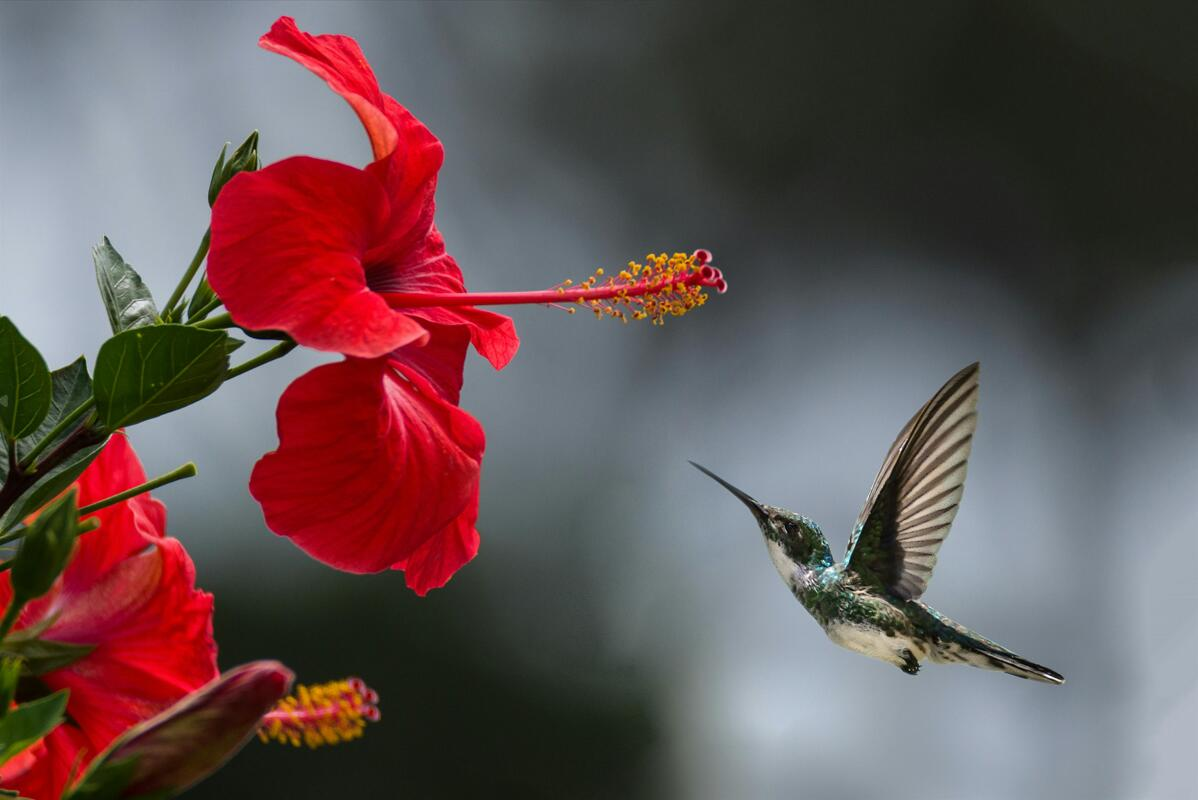
#> input picture test.jpg, 1198 x 800 px
$ python main.py
#> lines starting #> are read from the running program, lines starting #| are printed output that depends on the picture
# -*- coding: utf-8 -*-
"""
Created on Sun Apr 14 20:31:48 2024

@author: zheng
"""

import numpy as np
import math
from PIL import Image
import matplotlib.pyplot as plt
from scipy import signal


def Dot(a, b):
    res = (a[:, :, 0] * b[:, :, 0]) + (a[:, :, 1] * b[:, :, 1]) + (a[:, :, 2] * b[:, :, 2])
    return res.reshape(res.shape[0], res.shape[1], 1)


def Normalize(arr):
    lens = ((arr[:, :, 0] ** 2) + (arr[:, :, 1] ** 2) + (arr[:, :, 2] ** 2)) ** 0.5
    return arr/lens.reshape(lens.shape[0], lens.shape[1], 1);


def MakeFilter(width:int, height:int):
    arr = np.asarray(Image.open('filter2.png'), 'float32') - 128

    #to normal map
    normal = Normalize(arr)

    #ajust size
    tileY = math.ceil(height/normal.shape[0])
    tileX = math.ceil(width/normal.shape[1])

    return np.tile(normal, (tileY, tileX, 1))[0: height, 0: width, :]


def ComputeRefraction(normImg):
    index0 = 1 #air
    index1 = 1.3333 #water
    raysIn = np.zeros(normImg.shape, 'float32')

    #rays go toward to the screen
    raysIn[:, :, 2] = -1

    #snell's law in vector form
    dn = Dot(raysIn, normImg)
    raysOut0 = (raysIn - (normImg * dn)) * (index0/index1)
    raysOut1 = normImg * ((1 - (((index0 ** 2) / (index1 ** 2)) * (1 - (dn ** 2)))) ** 0.5)

    return Normalize(raysOut0 - raysOut1)


def Mapping(rays, img, distance):

    #add depth
    depths = (distance / (-1 * rays[:, :, 2]))
    raysWithDepths = rays[:, :, :]

    raysWithDepths[:, :, 0] = raysWithDepths[:, :, 0] * depths
    raysWithDepths[:, :, 1] = raysWithDepths[:, :, 1] * depths
    raysWithDepths[:, :, 2] = raysWithDepths[:, :, 2] * depths


    #gen final img
    outImg = np.zeros(img.shape)
    black = np.zeros(3)

    for y in range(0, outImg.shape[0]):
        for x in range(0, outImg.shape[1]):
            mappedX = x + rays[y, x, 0]
            mappedY = y + rays[y, x, 1]

            if(mappedY < 0 or mappedY >= img.shape[0] or mappedX < 0 or mappedX >= img.shape[1]):
                outImg[y, x, :] = black
            else:
                outImg[y, x, :] = img[math.floor(mappedY), math.floor(mappedX), :]


    return outImg


def GaussianFilter(kernelRad: int):

    f = np.zeros((kernelRad * 2 + 1, kernelRad * 2 + 1))
    sigma = 2.5 * kernelRad

    for x in range(-kernelRad, kernelRad + 1):
        for y in range(-kernelRad, kernelRad + 1):
            f[kernelRad + x, kernelRad + y] = (1/((2*math.pi*(sigma**2))**0.5)) * math.exp(-(((x**2) + (y**2))/(2*(sigma**2))))

    return f/np.sum(f)


def GaussianBlur(img):

    kernel = GaussianFilter(10)
    resR = signal.convolve2d(img[:, :, 0], kernel, mode='valid')
    resG = signal.convolve2d(img[:, :, 1], kernel, mode='valid')
    resB = signal.convolve2d(img[:, :, 2], kernel, mode='valid')

    retImg = np.zeros((resR.shape[0], resR.shape[1], 3))
    retImg[:, :, 0] = resR[:, :]
    retImg[:, :, 1] = resG[:, :]
    retImg[:, :, 2] = resB[:, :]

    return retImg


#read image
img = np.asarray(Image.open('test.jpg'))/255

#to blur image
blrImg = GaussianBlur(img)


#read filter
f = MakeFilter(blrImg.shape[1], blrImg.shape[0])
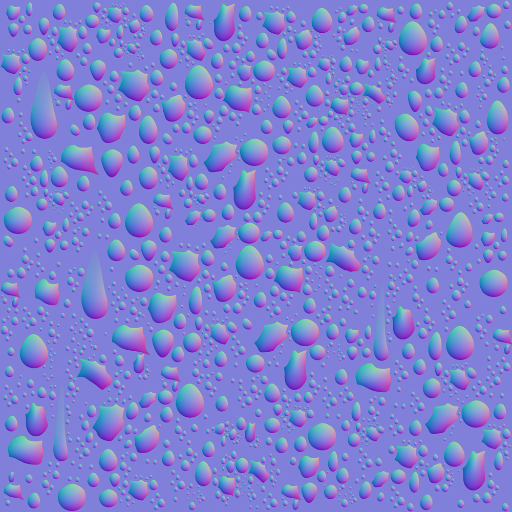
#> input picture filter2.png, 512 x 512 px

#compute rays
raysOut = ComputeRefraction(f)
#> in Normalize (call 2), `return arr/lens.reshape(lens.shape[0], lens.shape[1], 1);`:
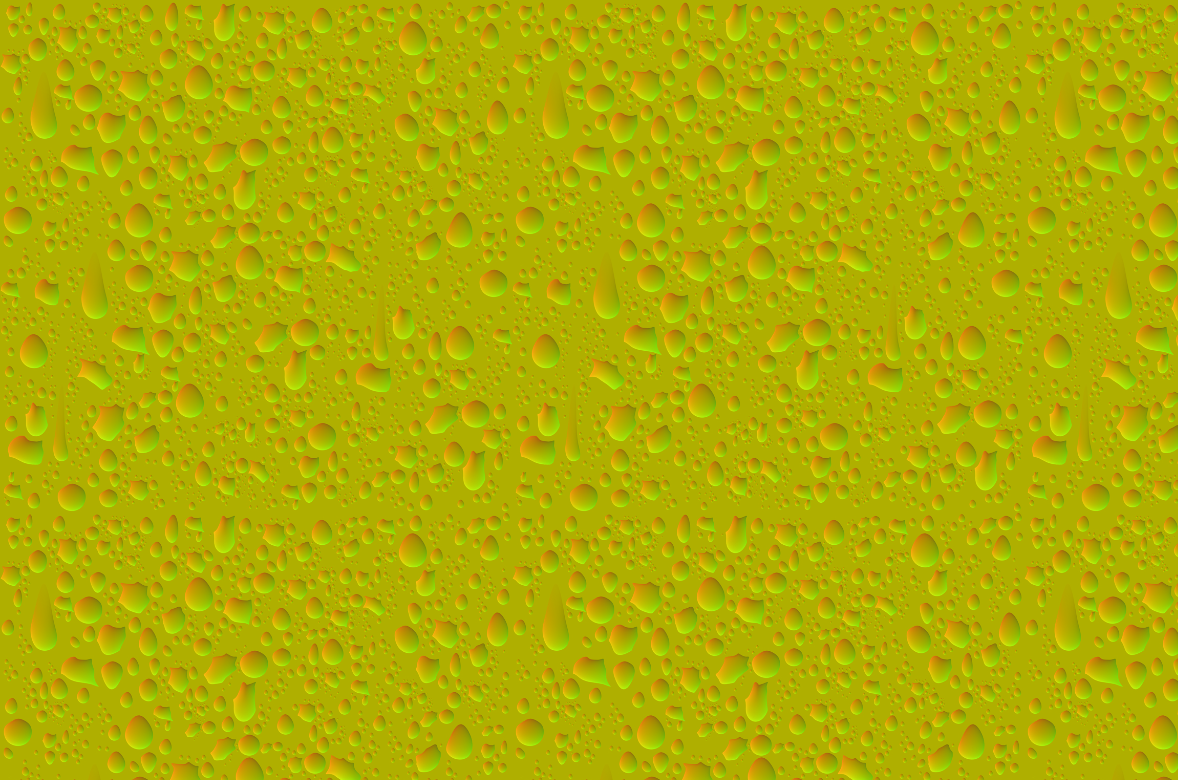
#> returned value: shape (780, 1178, 3) float32; mean of channels 0, 1, 2 0.00491, -0.00635, -0.993; drawn with min black and max white

#compute final image
finalImg = Mapping(raysOut, blrImg, 500)
#> in Mapping, `depths = (distance / (-1 * rays[:, :, 2]))`:
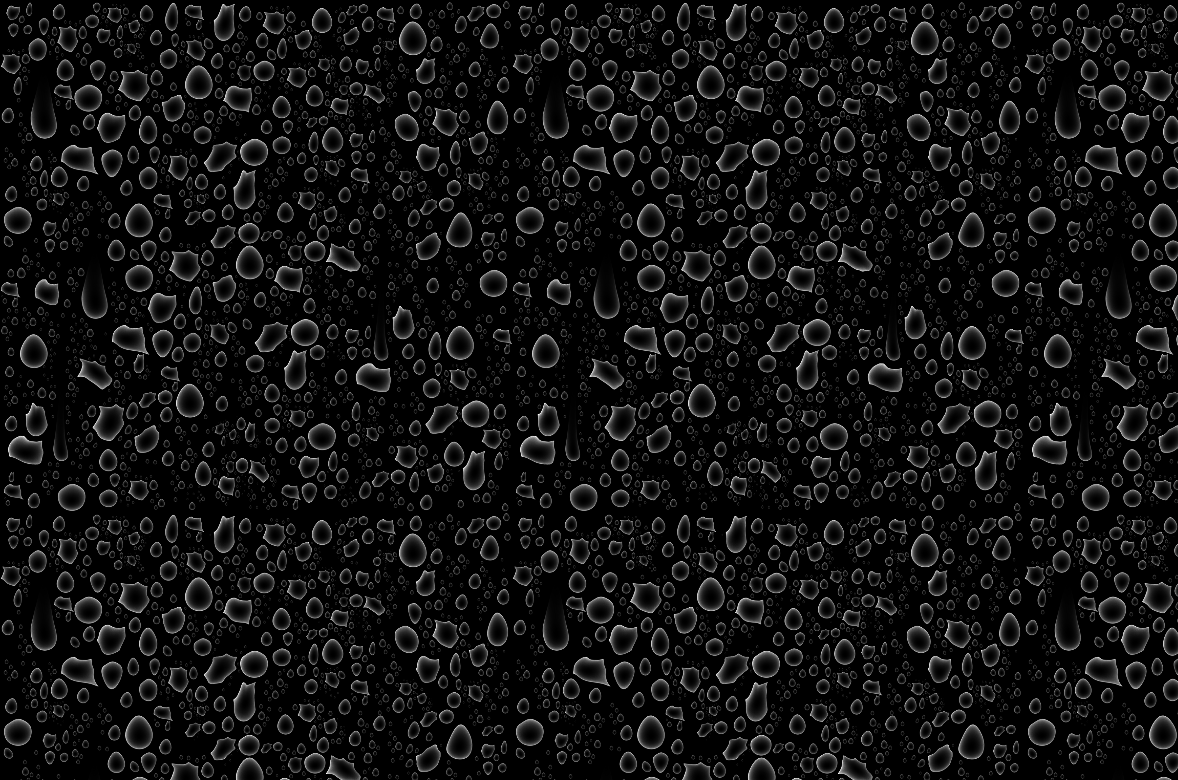
#> depths: shape (780, 1178) float32; min 500, max 561.3, mean 504.4; drawn with min black and max white
#> in Mapping, `raysWithDepths[:, :, 1] = raysWithDepths[:, :, 1] * depths`:
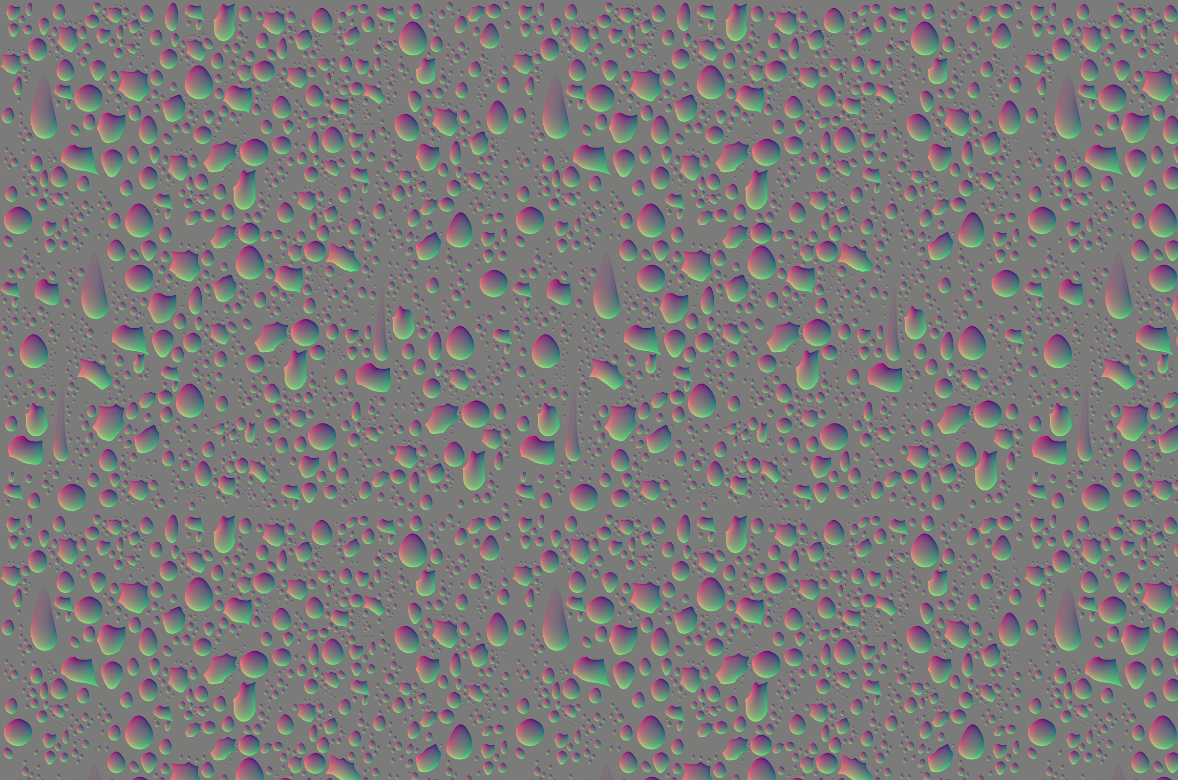
#> raysWithDepths: shape (780, 1178, 3) float32; mean of channels 0, 1, 2 2.6, -3.3, -1; drawn with min black and max white
#> after the loop in Mapping, `for y in range(0, outImg.shape[0]):`:
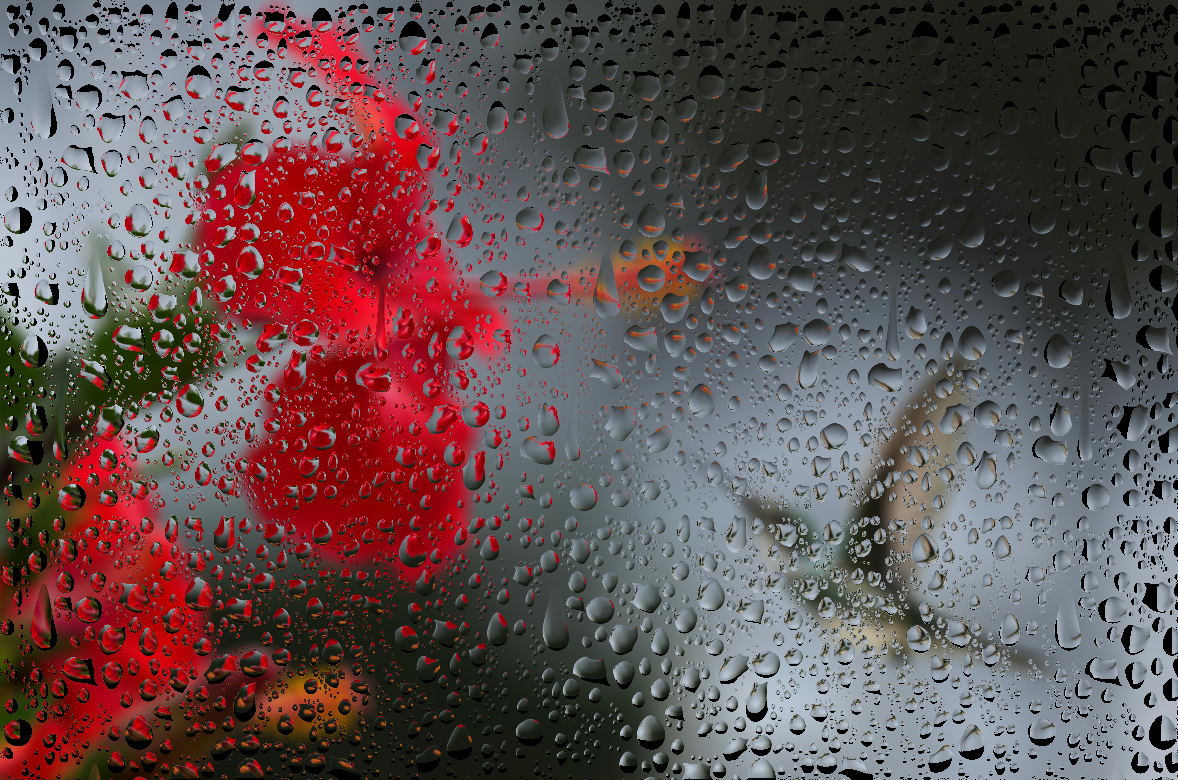
#> outImg: shape (780, 1178, 3) float64; mean of channels 0, 1, 2 0.386, 0.31, 0.315; drawn as R, G, B


plt.figure(figsize = (20,20))
plt.imshow(finalImg)
plt.show()
